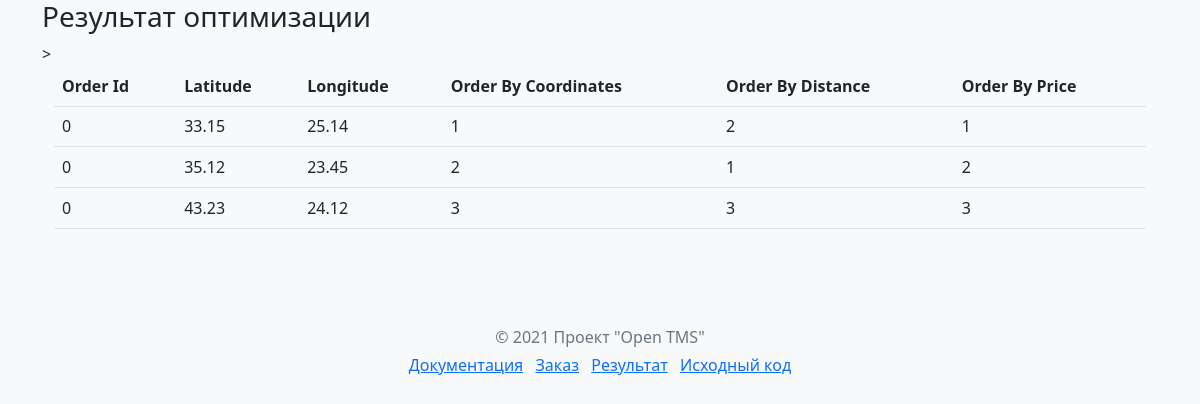
The page /result on the database its author committed.
### main/models.py (models this page shows)
class Route(models.Model):
    order_id = models.IntegerField('order_id', default=0)
    latitude = models.FloatField('latitude', default=0.0)
    longitude = models.FloatField('longitude', default=0.0)
    orderby_coordinates = models.IntegerField('orderby_coordinates', default=0)
    orderby_distance = models.IntegerField('orderby_distance', default=0)
    orderby_price = models.IntegerField('orderby_price', default=0)
    class Meta:
        verbose_name = 'Маршрут'
        verbose_name_plural = 'Маршруты'

### main/views.py (the view)
# urls.py: path('result', views.result, name='result')
def result(request):
    route = Route.objects.order_by('orderby_coordinates')
    return render(request, 'main/result.html', {'route': route})

### main/templates/main/result.html (shortened to what this page needs)
{% extends 'main/foundation.html' %}
{% block content %}
<h3>Результат оптимизации</h3>>
<div class="container">
    {% if route %}
    <table class="table">
        <thead>
        <tr>
            <th>Order Id</th>
            <th>Latitude</th>
            <th>Longitude</th>
            <th>Order By Coordinates</th>
            <th>Order By Distance</th>
            <th>Order By Price</th>
        </thead>
        <tbody>
        {% for el in route %}
        <tr>
            <td>{{ el.order_id }}</td>
            <td>{{ el.latitude }}</td>
            <td>{{ el.longitude }}</td>
            <td>{{ el.orderby_coordinates }}</td>
            <td>{{ el.orderby_distance }}</td>
            <td>{{ el.orderby_price }}</td>
        </tr>
        {% endfor %}
    {% else %}
        <p>Записи отсутствуют</p>
    {% endif %}
        </tbody>
    </table>
</div>
{% endblock %}

### rows shown on the page
Route: order_id "0", latitude "33.15", longitude "25.14", orderby_coordinates "1", orderby_distance "2", orderby_price "1"
Route: order_id "0", latitude "35.12", longitude "23.45", orderby_coordinates "2", orderby_distance "1", orderby_price "2"
Route: order_id "0", latitude "43.23", longitude "24.12", orderby_coordinates "3", orderby_distance "3", orderby_price "3"
